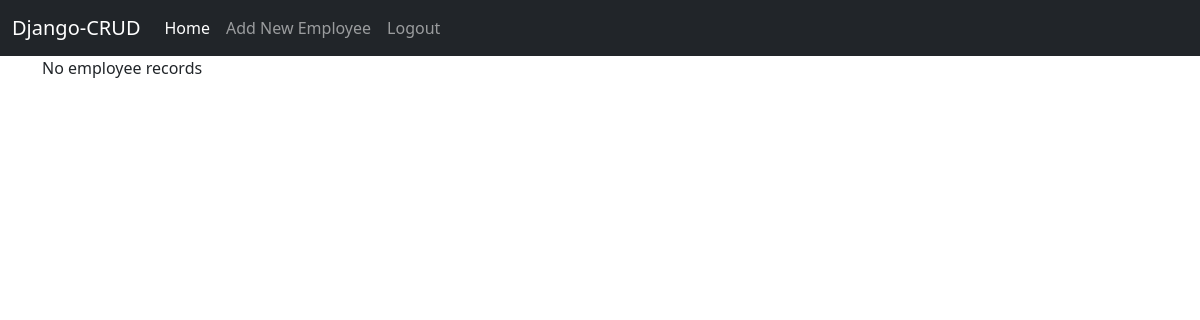
Before: / (signed in) with the older database file.
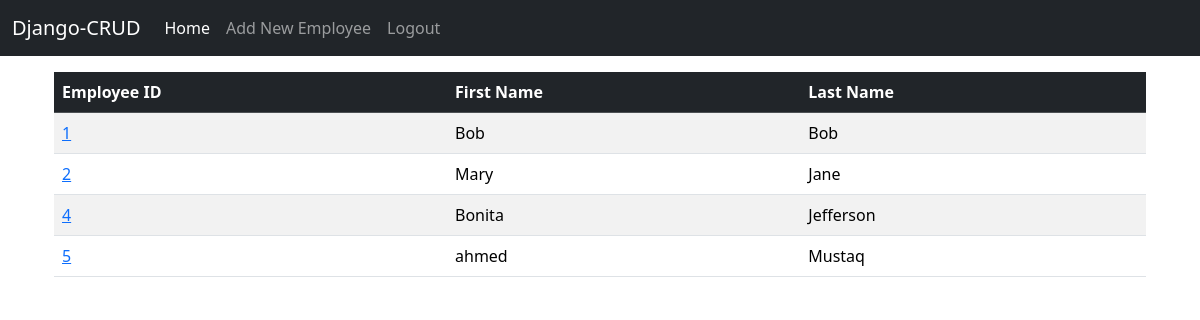
After: the same page with the newer database file.
### website/models.py (models this page shows, shortened)
class Employee(models.Model):
    emp_id = models.AutoField(primary_key=True)
    first_name = models.CharField(max_length=100)
    last_name = models.CharField(max_length=200)
    email = models.EmailField()
    created_at = models.DateTimeField(auto_now_add=True)

### website/views.py (the view)
# urls.py: 2. Add a URL to urlpatterns:  path('', views.home, name='home')
def home(request):
    employee_list = Employee.objects.all()
    return render(request, 'website/home.html', {'emp_list' : employee_list})

### website/templates/website/home.html (shortened to what this page needs)
{% extends 'website/base.html' %}
{%block content %}
    {% if user.is_authenticated %}
        {% if emp_list %}
            <div class="container mt-3">
                <table class="table table-striped table-hover">
                    <thead class="table-dark">
                        <th>Employee ID</th>
                        <th>First Name</th>
                        <th>Last Name</th>
                    </thead>
                    {% for emp in emp_list %}
                        <tr>
                            <td><a href="{% url 'employee_detail' emp.pk %}">{{emp.emp_id}}</a></td>
                            <td>{{emp.first_name}}</td>
                            <td>{{emp.last_name}}</td>
                        </tr>
                    {% endfor %}
                </table>
            </div>
        {% else%}
            <p>No employee records</p>
        {% endif %}
    {% else %}
        {% include 'website/login.html '%}
    {% endif %}
{% endblock %}

### website/templates/website/base.html (shortened to what this page needs)
<!DOCTYPE html>
<html lang="en">
  <head>
    <link
      href="https://cdn.jsdelivr.net/npm/bootstrap@5.3.3/dist/css/bootstrap.min.css"
      rel="stylesheet"
    />
  </head>
  <body>
    {% include 'website/navbar.html' %}
    <div class="container">
      {% block content %}
      {% endblock content %}
    </div>
  </body>
</html>

### website/templates/website/navbar.html (shortened to what this page needs)
<nav class="navbar navbar-expand-lg bg-dark navbar-dark">
  <div class="container-fluid">
    <a class="navbar-brand" href="{% url 'home' %}">Django-CRUD</a>
    <div class="collapse navbar-collapse" id="navbarNav">
      <ul class="navbar-nav">
        <li class="nav-item">
          <a class="nav-link active" aria-current="page" href="{% url 'home' %}">Home</a>
        </li>
        {% if user.is_authenticated %}
          <li class="nav-item">
            <a class="nav-link" href="{% url 'add_employee' %}">Add New Employee</a>
          </li>
          <li class="nav-item">
            <a class="nav-link" href="{% url 'logout' %}">Logout</a>
          </li>
        {% endif %}
      </ul>
    </div>
  </div>
</nav>

Changed rows visible on the page:
added Employee: emp_id "1", first_name "Bob", last_name "Bob"
added Employee: emp_id "2", first_name "Mary", last_name "Jane"
added Employee: emp_id "4", first_name "Bonita", last_name "Jefferson"
added Employee: emp_id "5", first_name "ahmed", last_name "Mustaq"
Other visible differences:
text no longer shown: "No employee records"
text now shown: "Employee ID First Name Last Name"
